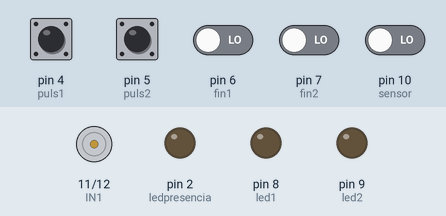
This sketch was run on a simulated Arduino Uno, built with avr-gcc and run on an emulated ATmega328P. Shown: motor-driver pin pairs drawn as motors (green arrow = first pin HIGH = forward, orange = second pin HIGH = backward, longer = more drive, scaled by the enable pin), output pins drawn as LEDs (lit = HIGH). The test bench sets the inputs (shaded band); at power-on: pin 4 (puls1), pin 5 (puls2), pin 6 (fin1), pin 7 (fin2), pin 10 (sensor) LOW.

Above: at 1.2 s.
1.3 s: pin 4 (puls1) pulled HIGH for 0.15 s
At 2.3 s:
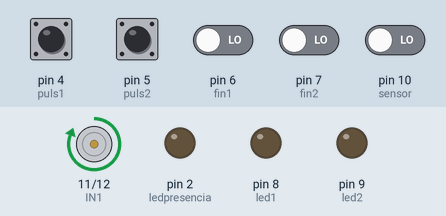
2.9 s: pin 6 (fin1) driven HIGH
At 3.5 s:
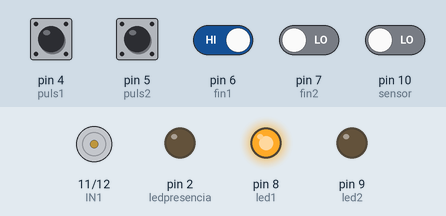
4.4 s: pin 10 (sensor) driven HIGH
At 4.7 s:
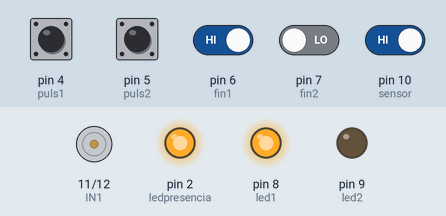
5.9 s: pin 5 (puls2) pulled HIGH for 0.15 s
At 7.1 s:
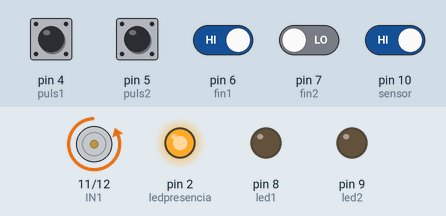
7.5 s: pin 10 (sensor) driven LOW
At 8.3 s:
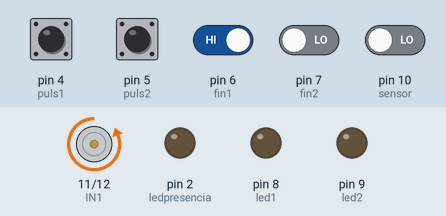
Timing chart, 0 to 10.0 s (numbered marks = the images above; inputs shaded):
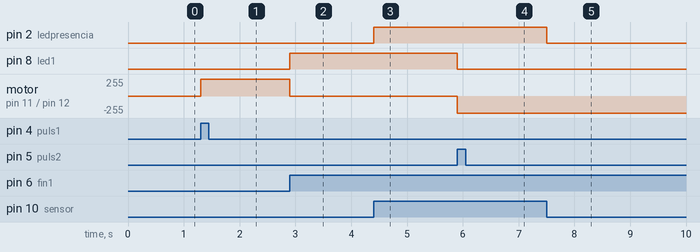

Measured:
- after the input at 1.3 s, motor on pin 11 (IN1) / pin 12 (IN2): stopped → forward 255/255 at once
- after the input at 2.9 s, pin 8 (led1): LOW → HIGH at once; motor on pin 11 (IN1) / pin 12 (IN2): forward 255/255 → stopped at once
- after the input at 4.4 s, pin 2 (ledpresencia): LOW → HIGH at once
- after the input at 5.9 s, pin 8 (led1): HIGH → LOW at once; motor on pin 11 (IN1) / pin 12 (IN2): stopped → backward 255/255 at once
- after the input at 7.5 s, pin 2 (ledpresencia): HIGH → LOW at once

The sketch:

proyecto_ascensor.ino
```cpp
#define puls1 4//definimos pulsador de un piso
#define puls2 5//definimos pulsador del segundo piso

#define IN1 11 //se define pin para controlar direccion del motor
#define IN2 12 //se define pin para controlar direccion del motor
#define ENA 3  //se define el pin para habilitar motor

#define fin1 6 //definimos pin de final de carrera uno
#define fin2 7 //definimos pin de final de carrera dos
#define led1 8 //definimos pin del led primer piso
#define led2 9 //definimos pin del led segundo piso
#define ledpresencia 2//definimos led para aviso de presencia
#define sensor 10//definimos pin donde estara conectado el sensor

int i=0;

void setup() {
  pinMode(puls1,INPUT);//declaramos la forma de trabajo de cada pin que vamos a utilizar, el primer bloque van a estar los objetos que nos entregaran informacion
  pinMode(puls2,INPUT);//pulsador, final de carrera y sensor, entonces los declaramos como entrada "INPUT"
  pinMode(fin1, INPUT);
  pinMode(fin2, INPUT);
  pinMode(sensor,INPUT);

  pinMode(led1,OUTPUT);//en esta parte declaramos todos los objetos que necesitan que le demos informacion desde arduino, leds y motor, por lo tanto necesitamos
  pinMode(led2,OUTPUT);//declarar como salida "OUTPUT"
  pinMode(ledpresencia, OUTPUT);
  pinMode(IN1,OUTPUT);
  pinMode(IN2,OUTPUT);
  pinMode(ENA,OUTPUT);
  Serial.begin(9600);
}

void loop() {
  if(digitalRead(sensor)==1){           //leemos la entrada digital del sensor para comprobar si hay gente en el ascensor
    digitalWrite(ledpresencia,HIGH);    //si hay gente se enciende el led de presencia
  }else{                                //caso contrario
     digitalWrite(ledpresencia,LOW);    //se mantiene apagado
  }
  if(i==0){
    if(digitalRead(puls1)==1){            //ya en el loop lo primero que hacemos es leer el pin digita del pulsador uno, si esta presionado
      digitalWrite(led2,LOW);             //cuando se presione el pulsador se apagara el led del piso contrario al que fue llamado
      while(digitalRead(fin1)==0){        //mientras el final de carrera este en bajo o sea no detecte que llego el ascensor, este mantendra encendido el motor en una direccion
        digitalWrite(ENA,HIGH);           //se habilita el motor
        digitalWrite(IN1,HIGH);           //se le da un pulso alto al IN1
        digitalWrite(IN2,LOW);            //y un bajo al IN2 para que se logre girar en un sentido
        if(digitalRead(sensor)==1){       //leemos la entrada digital del sensor para comprobar si hay gente en el ascensor
          digitalWrite(ledpresencia,HIGH);//si hay gente se enciende el led de presencia
        }else{                            //caso contrario
          digitalWrite(ledpresencia,LOW); //se mantiene apagado
        }
        delay(50);                        //dimos un pequeño delay de 50 milisegundo para que detecte bien el final de carrera
      }
      if(digitalRead(fin1)==1){           //en esta parte leemos la entrada del final de carrera si es alto
        digitalWrite(led1,HIGH);          //encendemos el led del piso donde llego
        digitalWrite(IN1,LOW);            //luego damos bajo a los dos pines de direccion del motor para que deje de girar
        digitalWrite(IN2,LOW);
      }
      i++;
    }
  }
  if(i==1){
    if(digitalRead(puls2)==1){            //en esta parte hacemos lo mismo del bloque anterior cambiando direccion de giro y sensando los respectivos botones y fin2
      digitalWrite(led1,LOW);             //apagamos el led del piso contrario al que fue llamado
      while(digitalRead(fin2)==0){        //leemos el segundo final de carrera
        digitalWrite(ENA,HIGH);
        digitalWrite(IN1,LOW);
        digitalWrite(IN2,HIGH);           //le damos direccion de giro contraria al bloque anterior
        if(digitalRead(sensor)==1){
          digitalWrite(ledpresencia,HIGH);
        }else{
          digitalWrite(ledpresencia,LOW);
        }
       delay(50);                        //dimos un pequeño delay de 50 milisegundo para que detecte bien el final de carrera (UNICA MODIFICACION)
      }
      if(digitalRead(fin2)==1){           //leemos el segundo final de carrera
        digitalWrite(led2,HIGH);          //si llego al piso llamado encendemos segundo led
        digitalWrite(IN1,LOW);            //y seguido a esto damos bajo a la direccion del motor para que pare
        digitalWrite(IN2,LOW);
      }
      i--;
    }
  }
  delay(100);
}
```
